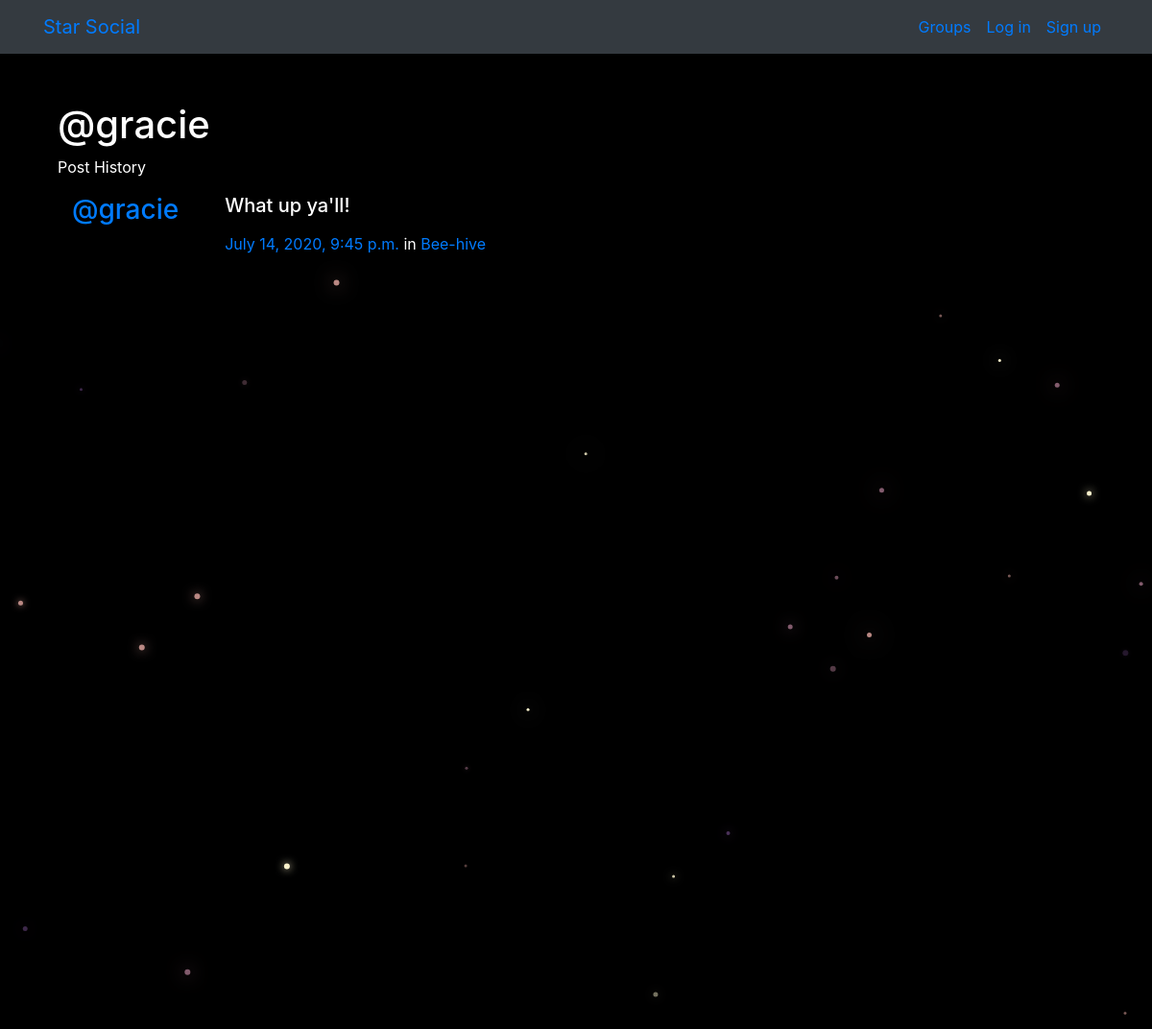
/posts/by/gracie/, run on the app's committed database.
### posts/models.py (models this page shows, shortened)
class Post(models.Model):
    user = models.ForeignKey(User, related_name="posts", on_delete=models.CASCADE)
    created_at = models.DateTimeField(auto_now=True)
    message = models.TextField()
    message_html = models.TextField(editable=False)
    group = models.ForeignKey(Group, related_name="posts", null=True, blank=True, on_delete=models.CASCADE)
    class Meta:
        ordering = ['-created_at']  # ("-" means sort desc
        unique_together = ['user', 'message']  # every message is uniquely linked to a user

### groups/models.py (models this page shows, shortened)
class Group(models.Model):
    name = models.CharField(max_length=255, unique=True)
    slug = models.SlugField(allow_unicode=True, unique=True)
    description = models.TextField(blank=True, default='')
    description_html = models.TextField(editable=False, default='', blank=True)
    members = models.ManyToManyField(User, through='GroupMember') # all the members that belong to this group
    class Meta:
        ordering = ['name']

### posts/views.py (the view)
# urls.py: path("by/<username>/",views.UserPosts.as_view(),name="for_user"),  # i.e. go to "by/luitron/" shows all luitron's post
class UserPosts(generic.ListView):
    model = models.Post
    template_name = 'posts/user_post_list.html'
    def get_queryset(self):  # try
        try:
            self.post_user = User.objects.prefetch_related('posts').get(username__iexact=self.kwargs.get('username'))
        except User.DoesNotExist:
            raise Http404
        else:
            return self.post_user.posts.all()
    def get_context_data(self, **kwargs):
        context = super().get_context_data(**kwargs)
        context['post_user'] = self.post_user  # grab the post user and add a field for it in the conext dict
        return context

### posts/templates/posts/user_post_list.html
{% extends "posts/post_base.html" %}
{% block prepost %}
<div class="container">
	<h1>@{{ post_user.username }}</h1>
	<p>Post History</p>
</div>
{% endblock %}
{% block post_content %}
<div class="col-md-8">
	{% for post in post_list %}
		{% include "posts/_post.html" %}
	{% endfor %}
</div>
{% endblock %}

### posts/templates/posts/_post.html (shortened to what this page needs)
<div class="container">
    <div class="media">
        <h3 class="mr-5"><a href="{% url 'posts:for_user' username=post.user.username %}">@{{ post.user.username }}</a></h3>
        <div class="media-body">
            <h5>{{ post.message_html|safe }}</h5>
                <time class="time"><a href="{% url 'posts:single' username=post.user.username pk=post.pk %}">{{ post.created_at }}</a></time>
                {% if post.group %}
                <span class="group-name">in <a href="#">{{ post.group.name }}</a></span>
                {% endif %}
        </div>
    </div>
</div>

### static/social/css/master.css (style rules this page uses)
body { margin: 0; overflow: hidden; background-color: black; color:white; }

### data on the page
Post: user.username "gracie", message_html "What up ya'll!", created_at "July 14, 2020, 9:45 p.m.", group.name "Bee-hive"

### other printed values
{{ post_user.username }} "gracie"
